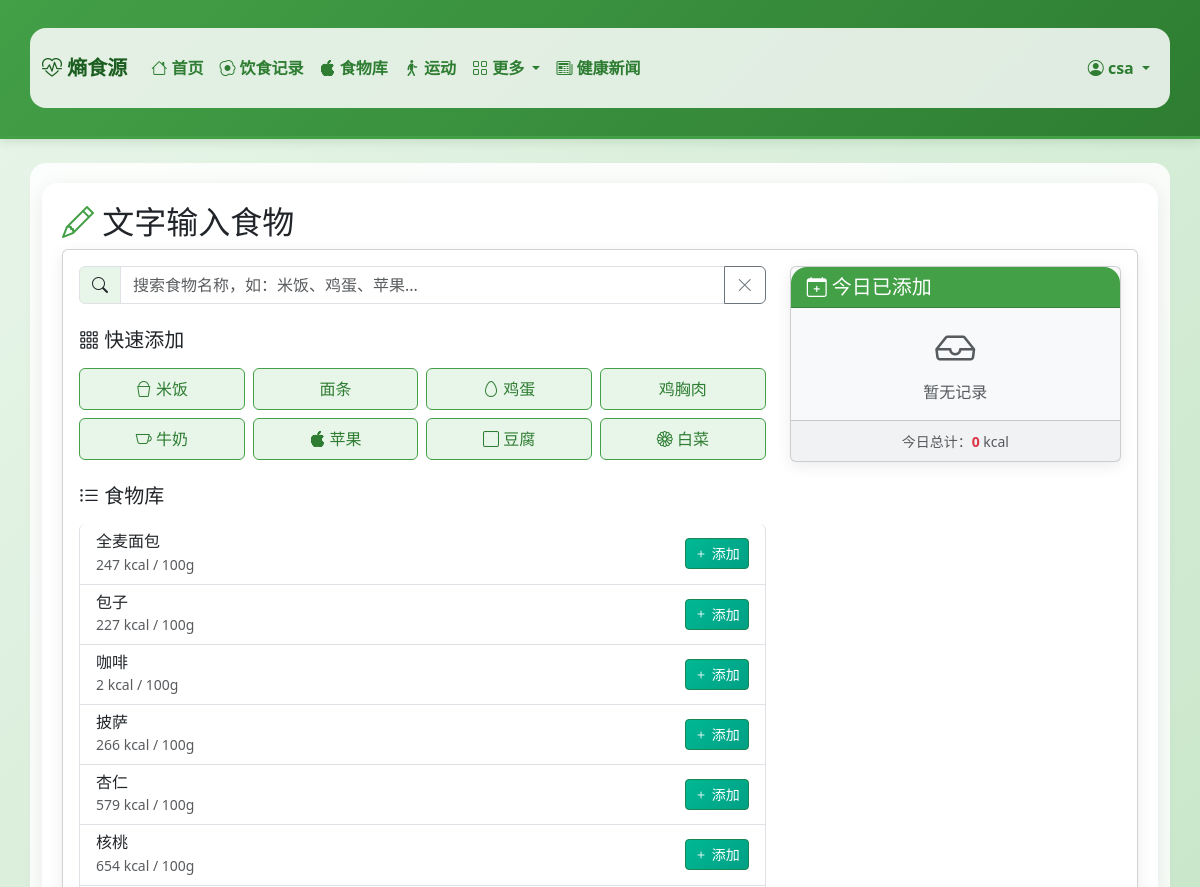
Before: /food/text (signed in, upper part) with the older database file.
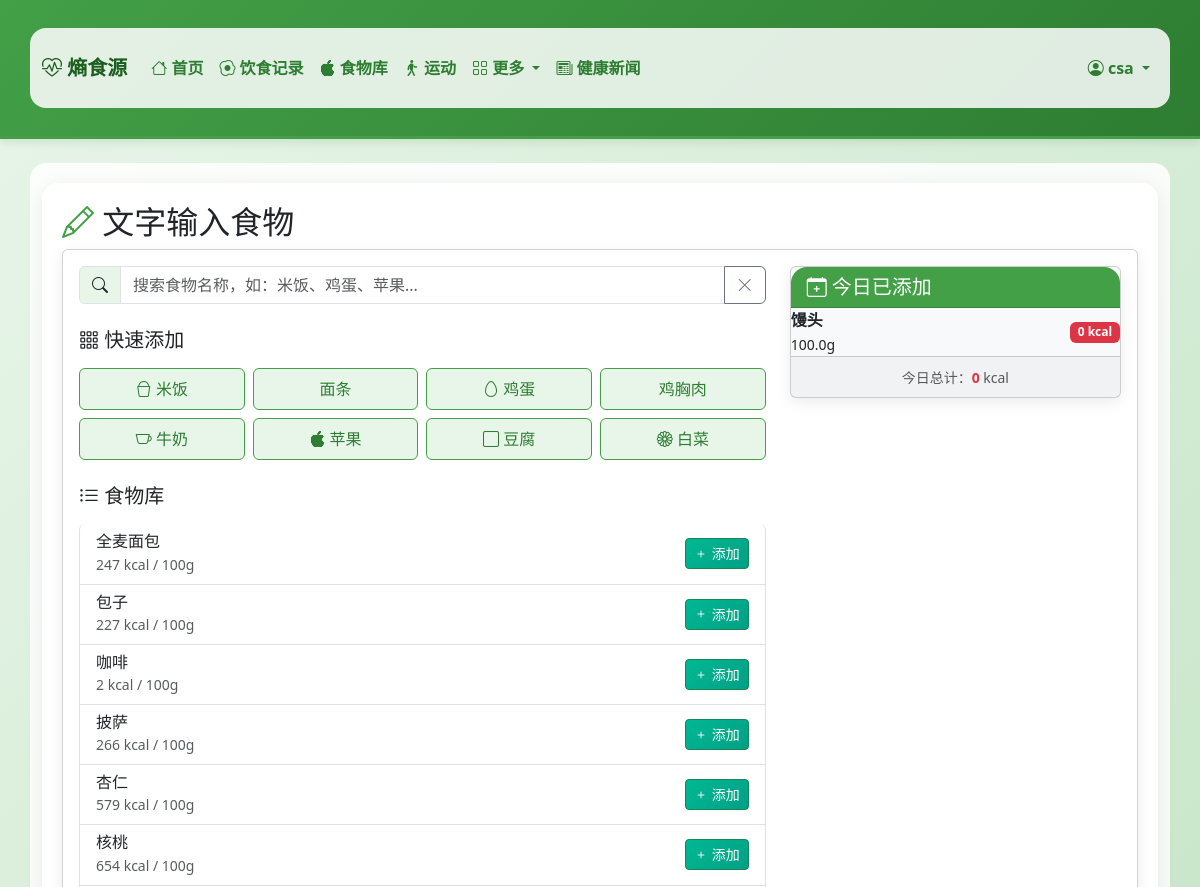
After: the same page with the newer database file.
### models.py (models this page shows, shortened)
class Food(db.Model):
    __tablename__ = 'foods'
    id = db.Column(db.Integer, primary_key=True)
    name = db.Column(db.String(100), nullable=False)
    name_en = db.Column(db.String(100))
    category = db.Column(db.String(50))
    calories = db.Column(db.Float, default=0)  # kcal
    protein = db.Column(db.Float, default=0)  # g
    carbs = db.Column(db.Float, default=0)  # g
    fat = db.Column(db.Float, default=0)  # g
    fiber = db.Column(db.Float, default=0)  # g
    sugar = db.Column(db.Float, default=0)  # g
    sodium = db.Column(db.Float, default=0)  # mg
    vitamin_c = db.Column(db.Float, default=0)  # mg
    calcium = db.Column(db.Float, default=0)  # mg
    iron = db.Column(db.Float, default=0)  # mg
    potassium = db.Column(db.Float, default=0)  # mg
    ingredients = db.Column(db.Text)
    additives = db.Column(db.Text)  # JSON格式存储添加剂
    image_url = db.Column(db.String(255))
    barcode = db.Column(db.String(50))
    is_custom = db.Column(db.Boolean, default=False)
    created_by = db.Column(db.Integer, db.ForeignKey('users.id'))
    created_at = db.Column(db.DateTime, default=datetime.utcnow)

class FoodRecord(db.Model):
    __tablename__ = 'food_records'
    id = db.Column(db.Integer, primary_key=True)
    user_id = db.Column(db.Integer, db.ForeignKey('users.id'), nullable=False)
    food_id = db.Column(db.Integer, db.ForeignKey('foods.id'))
    food_name = db.Column(db.String(100), nullable=False)
    quantity = db.Column(db.Float, default=100)  # 克数
    meal_type = db.Column(db.String(20))  # breakfast, lunch, dinner, snack
    calories = db.Column(db.Float, default=0)
    protein = db.Column(db.Float, default=0)
    carbs = db.Column(db.Float, default=0)
    fat = db.Column(db.Float, default=0)
    fiber = db.Column(db.Float, default=0)
    input_method = db.Column(db.String(20))  # photo, text, voice, barcode
    photo_url = db.Column(db.String(255))
    date = db.Column(db.Date, default=date.today)
    time = db.Column(db.Time, default=datetime.now().time)
    created_at = db.Column(db.DateTime, default=datetime.utcnow)
    food = db.relationship('Food', backref='records')

### app.py (the view)
@app.route('/food/text')
@login_required
def food_text():
    foods = Food.query.order_by(Food.name).all()
    today = date.today()
    today_records = FoodRecord.query.filter_by(
        user_id=current_user.id,
        date=today
    ).order_by(FoodRecord.created_at.desc()).all() if hasattr(FoodRecord, 'created_at') else []
    today_foods = [{'name': r.food_name, 'portion': r.quantity, 'calories': r.calories} for r in today_records]
    foods_json = json.dumps([{
        'id': f.id,
        'name': f.name,
        'name_en': getattr(f, 'name_en', ''),
        'calories': f.calories,
        'protein': f.protein,
        'carbs': f.carbs,
        'fat': f.fat
    } for f in foods], ensure_ascii=False)
    return render_template('food_text.html',
                         foods=foods,
                         foods_json=foods_json,
                         today_foods=today_foods)

### app.py (called while the page is built)
@login_manager.user_loader
def load_user(user_id):
    return User.query.get(int(user_id))

@app.context_processor
def inject_variables():
    life_expectancy_bonus = 0
    return dict(
        life_expectancy_bonus=life_expectancy_bonus,
        timedelta=timedelta
    )

### templates/food_text.html (shortened to what the changed rows need)
{% extends "base.html" %}
{% block content %}
<h2><i class="bi bi-pencil" style="color: #43a047;"></i> 文字输入食物</h2>
<div class="card mb-4">
    <div class="card-body">
        <div class="row">
            <div class="col-md-8">
                <div class="list-group" id="foodList">
                    {% for food in foods %}
                    <div class="list-group-item list-group-item-action d-flex justify-content-between align-items-center">
                        <div>
                            <h6 class="mb-0">{{ food.name }}</h6>
                            <small class="text-muted">{{ food.calories|int }} kcal / 100g</small>
                        </div>
                        <button class="btn btn-sm btn-success" onclick="showAddForm('{{ food.name }}', {{ food.calories }}, {{ food.protein }}, {{ food.carbs }}, {{ food.fat }})">
                            <i class="bi bi-plus"></i> 添加
                        </button>
                    </div>
                    {% endfor %}
                </div>
            </div>
            <div class="col-md-4">
                <div class="card" style="background: #f8f9fa;">
                    <div class="card-body p-0" style="max-height: 400px; overflow-y: auto;">
                        <div id="todayAdded">
                            {% if today_foods %}
                                {% for item in today_foods %}
                                <div class="list-group-item d-flex justify-content-between align-items-center">
                                    <div>
                                        <strong>{{ item.name }}</strong>
                                        <br><small>{{ item.portion }}g</small>
                                    </div>
                                    <span class="badge bg-danger">{{ item.calories|int }} kcal</span>
                                </div>
                                {% endfor %}
                            {% else %}
                            <div class="p-3 text-center text-muted">
                                <i class="bi bi-inbox display-6"></i>
                                <p class="mt-2 mb-0">暂无记录</p>
                            </div>
                            {% endif %}
                        </div>
                    </div>
                </div>
            </div>
        </div>
    </div>
</div>
{% endblock %}

Changed rows visible on the page:
added FoodRecord: name "馒头", portion "100.0", calories "0"
Other visible differences:
text no longer shown: "暂无记录"
